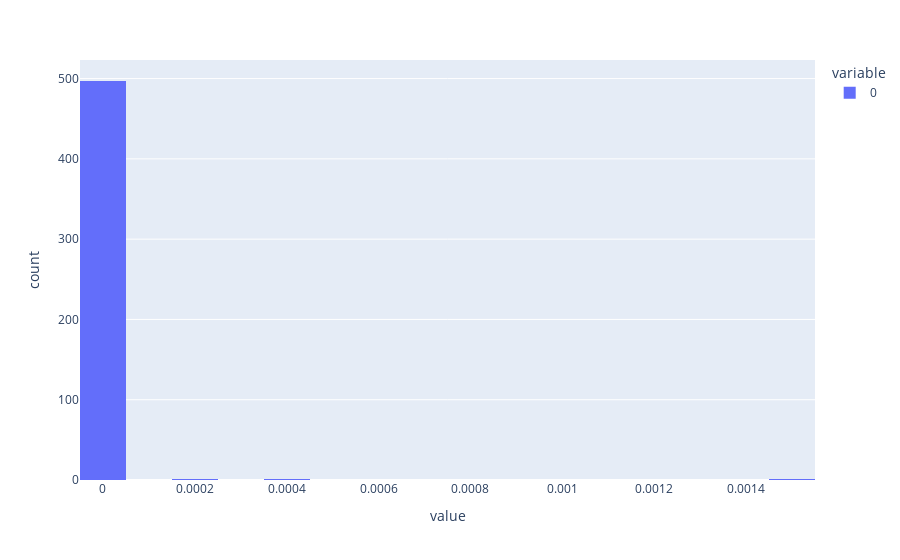

This figure's notebook cell:
### Code cell
px.histogram(importance['importances_mean'])

### Figure 1 — Plotly figure (JSON) as saved in the notebook; plotly's stock layout.template omitted (floating-point values rounded to 4 significant figures; data arrays with more than 128 entries replaced by an {"elided": "..."} marker saying what was removed)
{"data": [{"alignmentgroup": "True", "bingroup": "x", "hovertemplate": "variable=0<br>value=%{x}<br>count=%{y}<extra></extra>", "legendgroup": "0", "marker": {"color": "#636efa"}, "name": "0", "offsetgroup": "0", "orientation": "v", "showlegend": true, "type": "histogram", "x": {"elided": "500 float values"}, "xaxis": "x", "yaxis": "y"}], "layout": {"barmode": "relative", "legend": {"title": {"text": "variable"}, "tracegroupgap": 0}, "margin": {"t": 60}, "xaxis": {"anchor": "y", "domain": [0, 1], "title": {"text": "value"}}, "yaxis": {"anchor": "x", "domain": [0, 1], "title": {"text": "count"}}}}
